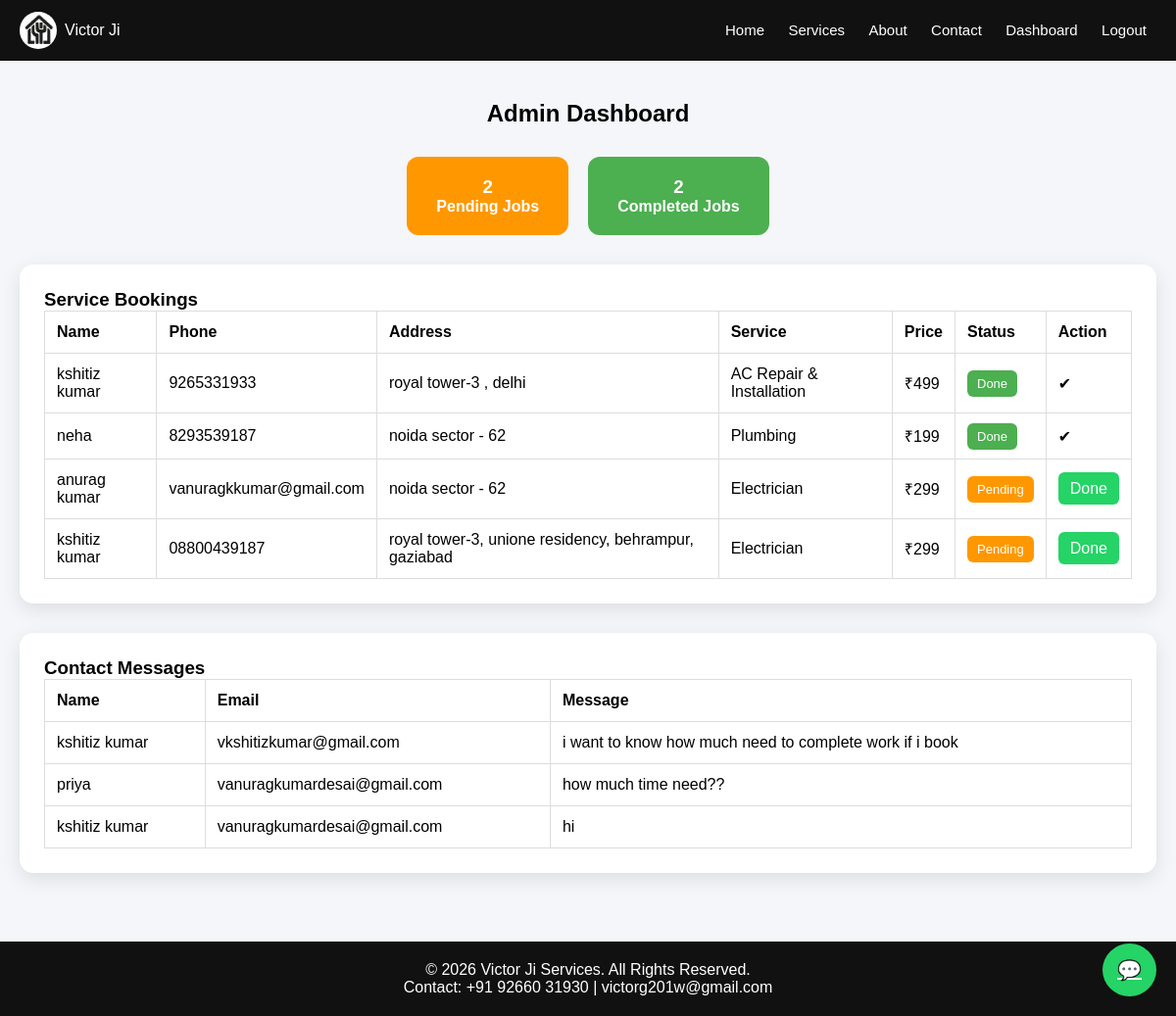
The page /admin (signed in) on the database its author committed.
### app.py (models this page shows)
class Booking(db.Model):
    id = db.Column(db.Integer, primary_key=True)
    name = db.Column(db.String(100))
    phone = db.Column(db.String(20))
    address = db.Column(db.String(200))
    service = db.Column(db.String(100))
    price = db.Column(db.Integer)
    status = db.Column(db.String(20), default="Pending")

class Lead(db.Model):
    id = db.Column(db.Integer, primary_key=True)
    name = db.Column(db.String(100))
    email = db.Column(db.String(100))
    message = db.Column(db.String(300))

### app.py (the view)
@app.route('/admin')
def admin():
    if session.get('role') != "admin":
        return redirect(url_for('home'))
    bookings = Booking.query.all()
    leads = Lead.query.all()
    pending = Booking.query.filter_by(status="Pending").count()
    done = Booking.query.filter_by(status="Done").count()
    return render_template(
        'admin.html',
        bookings=bookings,
        pending=pending,
        leads=leads,
        done=done
    )

### templates/admin.html
{% extends 'base.html' %}
{% block content %}
<section class="admin-section">
  <h2 class="admin-title">Admin Dashboard</h2>
  <div class="stats-box">
    <div class="stat-card pending">
      <h3>{{ pending }}</h3>
      <p>Pending Jobs</p>
    </div>
    <div class="stat-card done">
      <h3>{{ done }}</h3>
      <p>Completed Jobs</p>
    </div>
  </div>
  <div class="admin-block">
    <h3>Service Bookings</h3>
    <div class="table-wrapper">
      <table class="admin-table">
        <thead>
          <tr>
            <th>Name</th>
            <th>Phone</th>
            <th>Address</th>
            <th>Service</th>
            <th>Price</th>
            <th>Status</th>
            <th>Action</th>
          </tr>
        </thead>
        <tbody>
        {% for b in bookings %}
          <tr>
            <td>{{ b.name }}</td>
            <td>{{ b.phone }}</td>
            <td>{{ b.address }}</td>
            <td>{{ b.service }}</td>
            <td>₹{{ b.price }}</td>
            <td>
              <span class="status {{ b.status|lower }}">
                {{ b.status }}
              </span>
            </td>
            <td>
              {% if b.status == "Pending" %}
                <a href="/complete/{{ b.id }}" class="done-btn">Done</a>
              {% else %}
                ✔
              {% endif %}
            </td>
          </tr>
        {% endfor %}
        </tbody>
      </table>
    </div>
  </div>
  <div class="admin-block">
    <h3>Contact Messages</h3>
    <div class="table-wrapper">
      <table class="admin-table">
        <thead>
          <tr>
            <th>Name</th>
            <th>Email</th>
            <th>Message</th>
          </tr>
        </thead>
        <tbody>
        {% for l in leads %}
          <tr>
            <td>{{ l.name }}</td>
            <td>{{ l.email }}</td>
            <td>{{ l.message }}</td>
          </tr>
        {% endfor %}
        </tbody>
      </table>
    </div>
  </div>
</section>
{% endblock %}

### templates/base.html (shortened to what this page needs)
<!DOCTYPE html>
<html lang="en">
<head>
    <link rel="stylesheet" href="{{ url_for('static', filename='style.css') }}">
</head>
<body>
<div class="page-wrapper">
    <nav class="navbar">
        <div class="logo-box">
            <img src="{{ url_for('static', filename='images/logo.png') }}" class="logo">
            <span>Victor Ji</span>
        </div>
        <div class="nav-links">
            <a href="/">Home</a>
            <a href="/services">Services</a>
            <a href="/about">About</a>
            <a href="/contact">Contact</a>
            {% if 'user' in session %}
                {% if session.get('role') == 'admin' %}
                    <a href="/admin">Dashboard</a>
                {% endif %}
                <a href="/logout">Logout</a>
            {% else %}
                <a href="/login">Login</a>
                <a href="/signup">Signup</a>
            {% endif %}
        </div>
    </nav>
    <main class="content">
        {% block content %}{% endblock %}
    </main>
</div>
<footer class="footer">
    <p>© 2026 Victor Ji Services. All Rights Reserved.</p>
    <p>Contact: +91 92660 31930 | victorg201w@gmail.com</p>
</footer>
<a href="https://wa.me/919220194306" class="whatsapp">💬</a>
</body>
</html>

### static/style.css (style rules this page uses)
body { font-family:Arial;margin:0;background:#f5f7fa }
.navbar { background:#111;color:white;padding:15px;display:flex;justify-content:space-between }
.navbar a { color:white;margin-left:15px;text-decoration:none }
table { margin:auto;border-collapse:collapse }
td,th { border:1px solid black;padding:10px }
table { width:95%; margin:auto; border-collapse:collapse; background:white; }
td,th { border:1px solid #ddd; padding:10px; }
.admin-table { width:95%; margin:auto; border-collapse:collapse; background:white; }
.admin-table th, .admin-table td { border:1px solid #ddd; padding:12px; text-align:left; }
.logo-box { display:flex; align-items:center; gap:8px; }
.logo { width:40px; height:40px; border-radius:50%; }
.footer { background:#111; color:white; text-align:center; padding:20px; margin-top:40px; }
html, body { height:100%; margin:0; }
.page-wrapper { min-height:100%; display:flex; flex-direction:column; }
.footer { background:#111; color:white; text-align:center; padding:20px; margin-top:auto; }
html, body { height: 100%; margin: 0; }
.page-wrapper { min-height: 100%; display: flex; flex-direction: column; }
.content { flex: 1; }
.footer { background: #111; color: white; text-align: center; padding: 20px; }
* { box-sizing:border-box; margin:0; padding:0; font-family:Arial, sans-serif; }
body { background:#f4f6f9; overflow-x:hidden; }
.navbar { background:#111; color:white; padding:12px 20px; display:flex; justify-content:space-between; align-items:center; flex-wrap:wrap; }
.logo { width:38px; height:38px; border-radius:50%; }
.nav-links a { color:white; text-decoration:none; margin:6px 10px; font-size:15px; }
.admin-table th, .admin-table td { border:1px solid #ddd; padding:12px; }
.footer { background:#111; color:white; text-align:center; padding:20px; }
.whatsapp { position:fixed; bottom:20px; right:20px; background:#25D366; color:white; padding:15px; border-radius:50%; font-size:20px; }
.stats-box { display:flex; gap:20px; margin:20px; }
.stat-card { padding:15px; border-radius:10px; color:white; font-weight:bold; }
.pending { background:#ff9800; }
.done { background:#4caf50; }
.done-btn { background:#25D366; color:white; padding:8px 12px; border-radius:6px; text-decoration:none; }
.admin-section { padding:40px 20px; }
.admin-title { text-align:center; margin-bottom:30px; }
.stats-box { display:flex; gap:20px; justify-content:center; margin-bottom:30px; flex-wrap:wrap; }
.stat-card { padding:20px 30px; border-radius:12px; color:white; text-align:center; min-width:160px; }
.admin-block { background:white; padding:25px; border-radius:14px; box-shadow:0 6px 20px rgba(0,0,0,0.1); margin-bottom:30px; }
.admin-table { width:100%; border-collapse:collapse; }
.status { padding:6px 10px; border-radius:6px; color:white; font-size:13px; }
.status.pending { background:#ff9800; }
.status.done { background:#4caf50; }
.table-wrapper { width:100%; overflow-x:auto; }
.admin-table { min-width:600px; }

### rows shown on the page
Booking: name "kshitiz kumar", phone "9265331933", address "royal tower-3 , delhi", service "AC Repair & Installation", price "499", status "Done"
Booking: name "neha", phone "8293539187", address "noida sector - 62", service "Plumbing", price "199", status "Done"
Booking: name "anurag kumar", phone "vanuragkkumar@gmail.com", address "noida sector - 62", service "Electrician", price "299", status "Pending"
Booking: name "kshitiz kumar", phone "08800439187", address "royal tower-3, unione residency, behrampur, gaziabad", service "Electrician", price "299", status "Pending"
Lead: name "kshitiz kumar", email "vkshitizkumar@gmail.com", message "i want to know how much need to complete work if i book"
Lead: name "priya", email "vanuragkumardesai@gmail.com", message "how much time need??"
Lead: name "kshitiz kumar", email "vanuragkumardesai@gmail.com", message "hi"

### other values the page prints
{{ pending }} "2"
{{ done }} "2"
